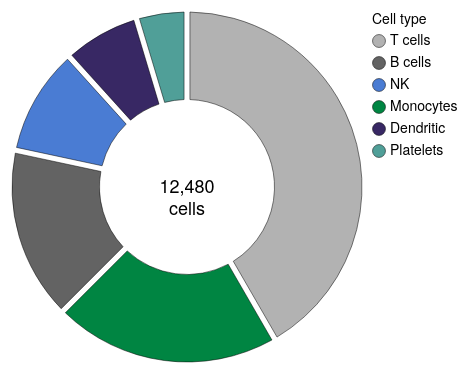

Express this chart as Vega-Lite.
### Vega-Lite specification from a JSON file in a GitHub repository (floating-point values rounded to 4 significant figures)
{"background": null, "config": {"arc": {"fill": "#DBDBDB", "fillOpacity": 1.0, "innerRadius": 43.75, "padAngle": 0.03, "stroke": "black", "strokeOpacity": 1, "strokeWidth": 0.25}, "area": {"fill": "#DBDBDB", "fillOpacity": 1.0, "stroke": "black", "strokeOpacity": 1, "strokeWidth": 0.25}, "axis": {"domain": true, "domainCap": "round", "domainColor": "black", "domainWidth": 0.25, "grid": false, "gridCap": "round", "gridColor": "#F1F1F1", "gridDash": [0, 0], "gridOpacity": 1.0, "gridWidth": 0.25, "labelColor": "black", "labelFont": "Helvetica Neue, HelveticaNeue, Helvetica, Arial, sans-serif", "labelFontSize": 7, "labelFontStyle": "normal", "labelFontWeight": 400, "offset": 4.5, "ticks": true, "tickCap": "round", "tickColor": "black", "tickRound": false, "tickSize": 3, "tickWidth": 0.25, "titleColor": "black", "titleFont": "Helvetica Neue, HelveticaNeue, Helvetica, Arial, sans-serif", "titleFontSize": 7, "titleFontStyle": "normal", "titleFontWeight": 400}, "axisX": {"domain": true, "labelAlign": "center", "labelAngle": 0, "labels": true, "ticks": true, "translate": 0}, "axisY": {"domain": true, "labelAlign": "right", "labelAngle": 0, "labels": true, "ticks": true, "translate": 0}, "axisRight": {"domain": true, "labelAlign": "left", "labelAngle": 0, "labels": true, "ticks": true, "translate": 0}, "axisTop": {"domain": true, "labelAlign": "center", "labelAngle": 0, "labels": true, "ticks": true, "translate": 0}, "axisBand": {"tickOffset": 0}, "bar": {"fill": "#DBDBDB", "fillOpacity": 1.0, "stroke": "black", "strokeOpacity": 1, "strokeWidth": 0.25}, "boxplot": {"size": 15.75, "ticks": {"cornerRadius": 0.25, "fill": "black", "opacity": 1, "size": 7.875, "thickness": 0.25}, "box": {"fillOpacity": 1.0, "stroke": "black", "strokeOpacity": 1, "strokeWidth": 0.25}, "median": {"cornerRadius": 0, "fill": "black", "fillOpacity": 1.0, "opacity": 1, "size": 15.75, "thickness": 0.25}, "rule": {"fill": "black", "fillOpacity": 1.0, "size": 17.5, "stroke": "black", "strokeDash": [0, 0], "strokeOpacity": 1, "strokeWidth": 0.25}, "outliers": {"color": "black", "fill": "black", "fillOpacity": 1.0, "size": 0, "stroke": "black", "strokeOpacity": 1, "strokeWidth": 0.25}}, "circle": {"fill": "black", "fillOpacity": 1.0, "size": 2.188, "stroke": null, "strokeOpacity": 1, "strokeWidth": 0.25}, "errorband": {"band": {"fillOpacity": 0.6, "stroke": null, "strokeWidth": 0.25, "strokeOpacity": 1}, "borders": {"opacity": 0, "strokeOpacity": 0.25, "strokeWidth": 1}}, "errorbar": {"opacity": 1, "rule": {"strokeDash": [0, 0], "strokeWidth": 0.25}, "ticks": {"color": "black", "cornerRadius": 0.125, "opacity": 1, "size": 10.5, "thickness": 0.25}, "thickness": 0.25}, "font": "Helvetica Neue, HelveticaNeue, Helvetica, Arial, sans-serif", "geoshape": {"fill": "#DBDBDB", "fillOpacity": 1.0, "stroke": "black", "strokeOpacity": 1, "strokeWidth": 0.25}, "header": {"labelColor": "black", "labelFont": "Helvetica Neue, HelveticaNeue, Helvetica, Arial, sans-serif", "labelFontSize": 7, "labelFontStyle": "normal", "labelFontWeight": 400, "titleColor": "black", "titleFont": "Helvetica Neue, HelveticaNeue, Helvetica, Arial, sans-serif", "titleFontSize": 7, "titleFontStyle": "normal", "titleFontWeight": 400, "titlePadding": 0}, "legend": {"disable": false, "offset": 4.5, "titlePadding": 4, "labelOffset": 2, "gradientLabelOffset": 2, "gradientLength": 87.5, "gradientThickness": 8.75, "gradientOpacity": 1.0, "gradientStrokeColor": "black", "gradientStrokeWidth": 0.25, "labelColor": "black", "labelFont": "Helvetica Neue, HelveticaNeue, Helvetica, Arial, sans-serif", "labelFontSize": 7, "labelFontStyle": "normal", "labelFontWeight": 400, "strokeColor": "black", "strokeWidth": 0, "symbolSize": 42, "symbolStrokeColor": "black", "symbolStrokeWidth": 0.25, "titleColor": "black", "titleFont": "Helvetica Neue, HelveticaNeue, Helvetica, Arial, sans-serif", "titleFontSize": 7, "titleFontStyle": "normal", "titleFontWeight": 400}, "line": {"color": "black", "stroke": "black", "strokeCap": "butt", "strokeDash": [0, 0], "strokeOpacity": 1, "strokeWidth": 0.5}, "point": {"filled": true, "fill": "#DBDBDB", "fillOpacity": 1.0, "size": 8.75, "stroke": "black", "strokeOpacity": 1, "strokeWidth": 0.25}, "range": {"category": ["#B2B2B2", "#636363", "#4A7CD3", "#008542", "#382864", "#509F98", "#284F93", "#005226", "#A398D6", "#173633"], "diverging": {"scheme": ["#443E60", "#5F597E", "#7C759B", "#9994B6", "#B7B4CC", "#D6D5DC", "#F6F6F6", "#D1DAD9", "#A4C2BF", "#7AA9A4", "#578E89", "#37736E", "#1B5954"]}, "heatmap": {"scheme": ["#32022B", "#43044D", "#4C196E", "#4D338C", "#484DA6", "#3A68BB", "#1D83CA", "#1D9CCB", "#23B5C9", "#28CDC5", "#4DE0B4", "#91EE9F"]}, "ordinal": {"scheme": ["#F1F1F1", "#DBDBDB", "#C6C6C6", "#B2B2B2", "#9D9D9D", "#898989", "#767676", "#636363", "#515151", "#404040", "#2F2F2F", "#1F1F1F"]}, "ramp": {"scheme": ["#32022B", "#43044D", "#4C196E", "#4D338C", "#484DA6", "#3A68BB", "#1D83CA", "#1D9CCB", "#23B5C9", "#28CDC5", "#4DE0B4", "#91EE9F"]}}, "rule": {"color": "black", "stroke": "black", "strokeCap": "round", "strokeDash": [2, 2], "strokeOpacity": 1, "strokeWidth": 0.25}, "scale": {"bandPaddingInner": 0.1, "bandPaddingOuter": 0.1, "round": false}, "rect": {"fill": "#DBDBDB", "fillOpacity": 1.0, "stroke": "black", "strokeOpacity": 1, "strokeWidth": 0.25}, "square": {"fill": "#DBDBDB", "fillOpacity": 1.0, "size": 17.5, "stroke": "black", "strokeOpacity": 1, "strokeWidth": 0.25}, "text": {"color": "black", "font": "Helvetica Neue, HelveticaNeue, Helvetica, Arial, sans-serif", "fontSize": 7, "fontStyle": "normal", "fontWeight": 400}, "tick": {"color": "black", "cornerRadius": 0.125, "opacity": 1.0, "size": 15.75, "thickness": 0.25}, "title": {"anchor": "middle", "frame": "group", "color": "black", "font": "Helvetica Neue, HelveticaNeue, Helvetica, Arial, sans-serif", "fontSize": 7, "fontStyle": "normal", "fontWeight": 400, "subtitleColor": "black", "subtitleFont": "Helvetica Neue, HelveticaNeue, Helvetica, Arial, sans-serif", "subtitleFontSize": "Helvetica Neue, HelveticaNeue, Helvetica, Arial, sans-serif", "subtitleFontStyle": "normal", "subtitleFontWeight": 400}, "trail": {"color": "black", "opacity": 1, "size": 0.5}, "view": {"continuousWidth": 175, "continuousHeight": 175, "discreteWidth": 175, "discreteHeight": 175, "fill": null, "stroke": null, "strokeWidth": 0.25}}, "layer": [{"data": {"name": "data-b2bdd333513c9b35ab5be7da88949bb7"}, "mark": {"type": "arc"}, "encoding": {"color": {"field": "cell type", "legend": {"title": "Cell type"}, "sort": ["T cells", "B cells", "NK", "Monocytes", "Dendritic", "Platelets"], "type": "nominal"}, "order": {"field": "cells", "sort": "descending", "type": "quantitative"}, "theta": {"field": "cells", "stack": true, "type": "quantitative"}}}, {"data": {"name": "data-06a8e6cc43b7a12013262361e69121aa"}, "mark": {"type": "text", "fontSize": 9, "lineBreak": "\n"}, "encoding": {"text": {"field": "label", "type": "nominal"}}}], "$schema": "https://vega.github.io/schema/vega-lite/v6.4.1.json", "datasets": {"data-b2bdd333513c9b35ab5be7da88949bb7": [{"cell type": "T cells", "cells": 5200}, {"cell type": "B cells", "cells": 1980}, {"cell type": "NK", "cells": 1240}, {"cell type": "Monocytes", "cells": 2600}, {"cell type": "Dendritic", "cells": 880}, {"cell type": "Platelets", "cells": 580}], "data-06a8e6cc43b7a12013262361e69121aa": [{"label": "12,480\ncells"}]}}
